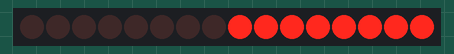
Bench run of a sketch on a simulated Arduino Uno, built with avr-gcc and run on an emulated ATmega328P. Parts: 16 shift-register outputs drawn as a row of LEDs (first output left, lit = HIGH). Wiring (inferred from the names in the program): 2 × shift register (74HC595): data pin 11; shift clock pin 12; latch pin 8. Wiring (inferred from the signals the program sends): row of LEDs: on Q0, Q1, Q2, Q3, Q4, Q5, Q6, Q7, Q8, Q9, Q10, Q11, Q12, Q13, Q14, Q15.

Above: at 0.73 s.
At 5.21 s:
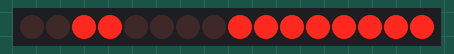
At 10.23 s:
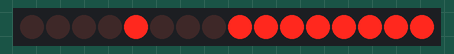
At 20.17 s:
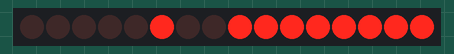
At 29.13 s:
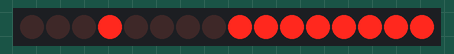
At 39.79 s:
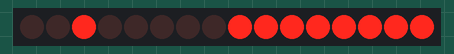
Timing chart, 0 to 40.0 s (numbered marks = the images above):
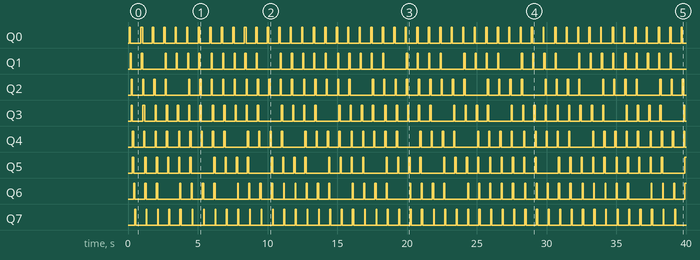

The sketch:

demo.ino
```cpp
#define latchPin 8
#define dataPin 11
#define clockPin 12
#define NUMBER_HC595 2
#define NUMBER_CHARACTER 12
#define COLUMN 8

void setup()
{
    Serial.begin(9600);
    Serial.setTimeout(100);
	pinMode(latchPin, OUTPUT);
	pinMode(dataPin, OUTPUT);
	pinMode(clockPin, OUTPUT);
}

const char ledStatus[NUMBER_CHARACTER][COLUMN] = // 1 is LOW, 0 is HIGH and this is array scan arrow
{
    {0xFF,0xC1,0x80,0xBE,0xBE,0x80,0xC1,0xFF}, // 0
    {0xFF,0xE7,0xF3,0xF9,0x00,0x00,0xFF,0xFF}, // 1
    {0xFF,0xB3,0x99,0x8D,0xA1,0xA3,0xBF,0xFF}, // 2
    {0xFF,0xDB,0xBD,0xAD,0xAD,0xAD,0xD3,0xFF}, // 3
    {0xFF,0xCF,0xD7,0xDB,0x81,0x81,0xDF,0xFF}, // 4
    {0xFF,0xD1,0x91,0xB5,0xB5,0x85,0xCD,0xFF}, // 5
    {0xFF,0xC3,0x81,0xB5,0xB5,0x85,0xCD,0xFF}, // 6
    {0xFF,0xFD,0xFD,0x0D,0x05,0xF1,0xF9,0xFF}, // 7
    {0xFF,0xC9,0x80,0xB6,0xB6,0x80,0xC9,0xFF}, // 8
    {0xFF,0xD9,0x90,0xB6,0xB6,0x80,0xC1,0xFF}, // 9
    {0xE3,0xDD,0xBD,0x7B,0x7B,0xBD,0xDD,0xE3}, // heart
    {0xEF,0xDF,0xB1,0xBF,0xBF,0xB1,0xDF,0xEF}, // smile
};

void clearData() {
    for(int i = 0; i <= NUMBER_HC595; i++) {
        digitalWrite(latchPin, 0);
        shiftOut(dataPin, clockPin, LSBFIRST, 0x00);
        digitalWrite(latchPin, 1);
    }
}

void showCharacter(const char ledStatus[NUMBER_CHARACTER][COLUMN], unsigned int duration)
{
    for(int i = 0; i < NUMBER_CHARACTER; i++) {
        // duration = (i == 11) ? 5000 : duration;
        // duration = (i == 10) ? 1000 : duration;
        unsigned int scroll = 0;
        unsigned long state = 0b1000000000000000;
        while(scroll < 16) {
            for (int hold = 0; hold < duration; hold++) // loop delay effect show one character
            {
                int dem = 0;
                unsigned long temp = 0;
                for(int j = 0; j < COLUMN; j++) { // loop for show one character
                    clearData(); // clear data before latch pin
                    digitalWrite(latchPin, 0);
                    shiftOut(dataPin, clockPin, LSBFIRST, ledStatus[i][j]);
                    temp = (dem == 0) ? state : temp >> 1;
                    shiftOut(dataPin, clockPin, LSBFIRST, temp);
                    digitalWrite(latchPin, 1);
                    dem++;
                }
                delay(1);
            }
            scroll++;
            state = (state >> 1);
        }
    }
}

void loop()
{
    showCharacter(ledStatus, 10);
}
```

Measured:
- by itself, Q0: moves between LOW and HIGH, repeating every 1.6 s
- by itself, Q5: LOW → HIGH at 0.32 s, → LOW 0.10 s later, → HIGH 0.78 s later, → LOW 0.10 s later, … (83 changes in this stretch)
- by itself, Q7: moves between LOW and HIGH, repeating every 2.5 s
